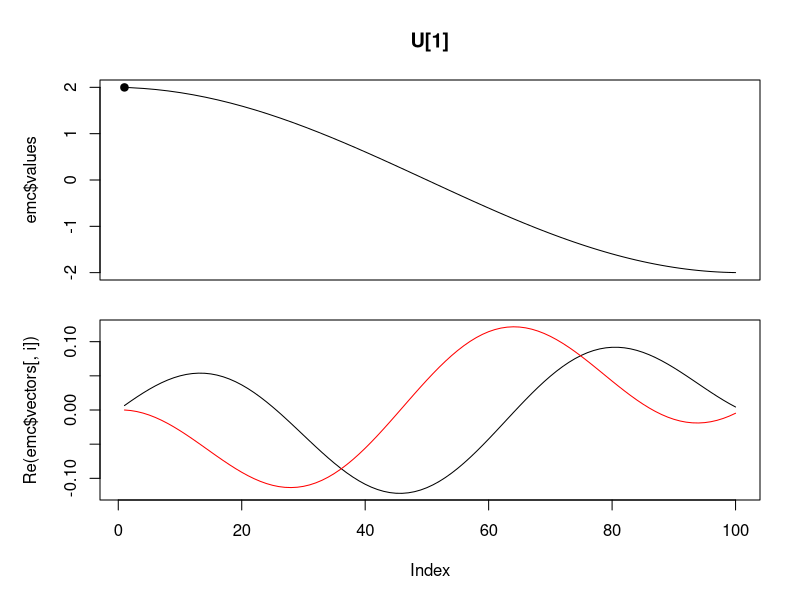
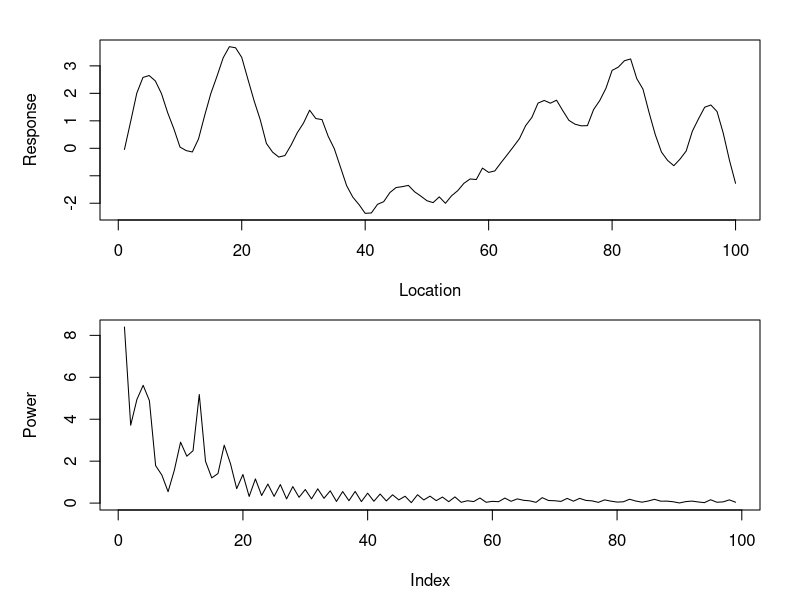

R code for these plots, in order:
##
### Toward a Hilbert operator to represent asymmetric procecesses
##
### Temporal processes are inherently asymmetrical as time cannot be reversed.
### Also, some spatial problems involve an asymmetric distance metric. For
### instance, observations performed along a stream of running water, where
### dissemination is made harder when going upstream, and easier when going
### downstream, then in the absence of a water flow. Wind might also have a
### similar effect. An REML estimator may also be developed to test hypothesis
### about influencial processes using similar ideas.
##
### The main interest I could see is to amend the MCA to test codependence in
### terms of coherence and phase relationship.
##
## rm(list=ls())
N <- 100L
tol <- .Machine$double.eps^0.5
##
m <- matrix(0+0i,N,N)
m[cbind(1L:(N-1L),2L:N)] <- complex(mod=1,arg=pi/50)
m[cbind(2L:N,1L:(N-1L))] <- complex(mod=1,arg=-pi/50)
mm <- list(row=rowMeans(m),col=colMeans(m),mean=mean(m))
##
mc <- t(t(m) - mm$col) - mm$row + mm$mean
## rowMeans(mc) ## colMeans(mc) ## mean(mc)
emc <- eigen(mc)
emc$vectors <- emc$vectors[,abs(emc$values) >= tol]
emc$values <- emc$values[abs(emc$values) >= tol]
## round(t(Conj(emc$vectors)) %*% emc$vectors,3)
##
i <- 1L
par(mfrow=c(2L,1L))
while(i <= length(emc$values)) {
  par(mar=c(1,5,4,2))
  plot(emc$values,type="l",xaxt="n",main=sprintf("U[%d]",i))
  points(x=i,y=emc$values[i],pch=21L,bg="black")
  par(mar=c(5,5,1,2))
  plot(Re(emc$vectors[,i]),type="l",
       ylim=max(abs(range(Re(emc$vectors[,i]),Im(emc$vectors[,i]))))*c(-1,1))
  lines(Im(emc$vectors[,i]),col="red")
  if(is.null(locator(1L))) break
  dev.copy2eps(file=sprintf("./Image/U_%02d.eps",i))
  i <- i + 1L
}
##
U <- cbind(1,emc$vectors)
y <- sin(3.1*pi*(0:(N - 1L))/N) + sin(3.3*pi*(0:(N - 1L))/N) +
  sin(13.3*pi*(0:(N - 1L))/N) + sin(15.1*pi*(0:(N - 1L))/N) +
  rnorm(N,0,0.1)
b <- solve(t(Conj(U))%*%U) %*% t(Conj(U)) %*% y
##
par(mfrow=c(2L,1L), par(mar=c(4,5,2,2)))
plot(y, type="l", xlab="Location", ylab="Response")
par(mar=c(4.5,5,1,2))
plot(Mod(b[-1L]), type="l", xlab="Index", ylab="Power")
dev.copy2eps(file="./Image/Signal_power.eps")
##
